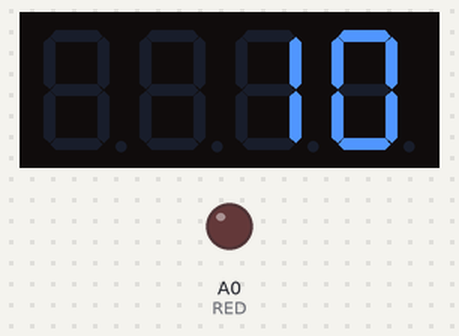
The sketch below on a simulated Arduino Uno, built with avr-gcc and run on an emulated ATmega328P. On the bench: 4-digit seven-segment display, output pins drawn as LEDs (lit = HIGH). Dashed ring = blinking.

Above: at 1.1 s.
At 6.1 s:
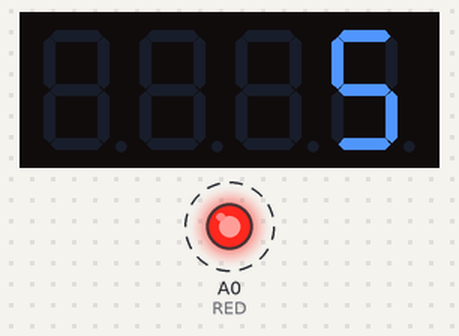
At 10.1 s:
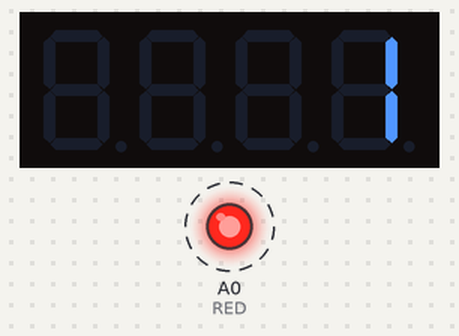
At 11.1 s:
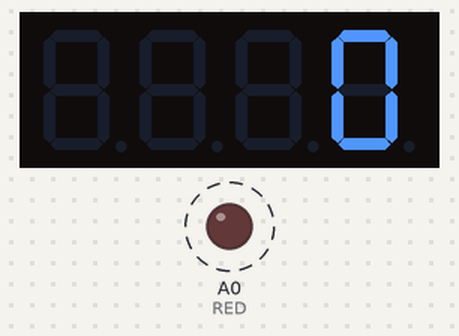
Timing chart, 0 to 12.6 s (numbered marks = the images above):
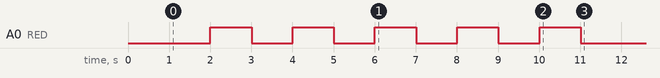

The sketch:

etapa4-5.ino
```cpp
#include <ShiftDisplay.h>

#define RED A0

ShiftDisplay display(COMMON_CATHODE, 4);

int contagem = 10, estado = 0;
unsigned long tConta = millis();

void setup() {
	pinMode(RED, OUTPUT);
}

void loop() {
	if (millis() - tConta >= 1000 && contagem >= 0) {
		display.set(contagem);
		contagem--;
		tConta = millis();

		digitalWrite(RED, estado);
    		estado = !estado;
	}
	display.show();
}
```

Measured:
- by itself, A0 (RED): alternates HIGH for 1.0 s and LOW for 1.0 s, 10 changes in all, then stays LOW
- what the display in image 0 shows lasts 1.0 s, from 1.0 s to 2.0 s
